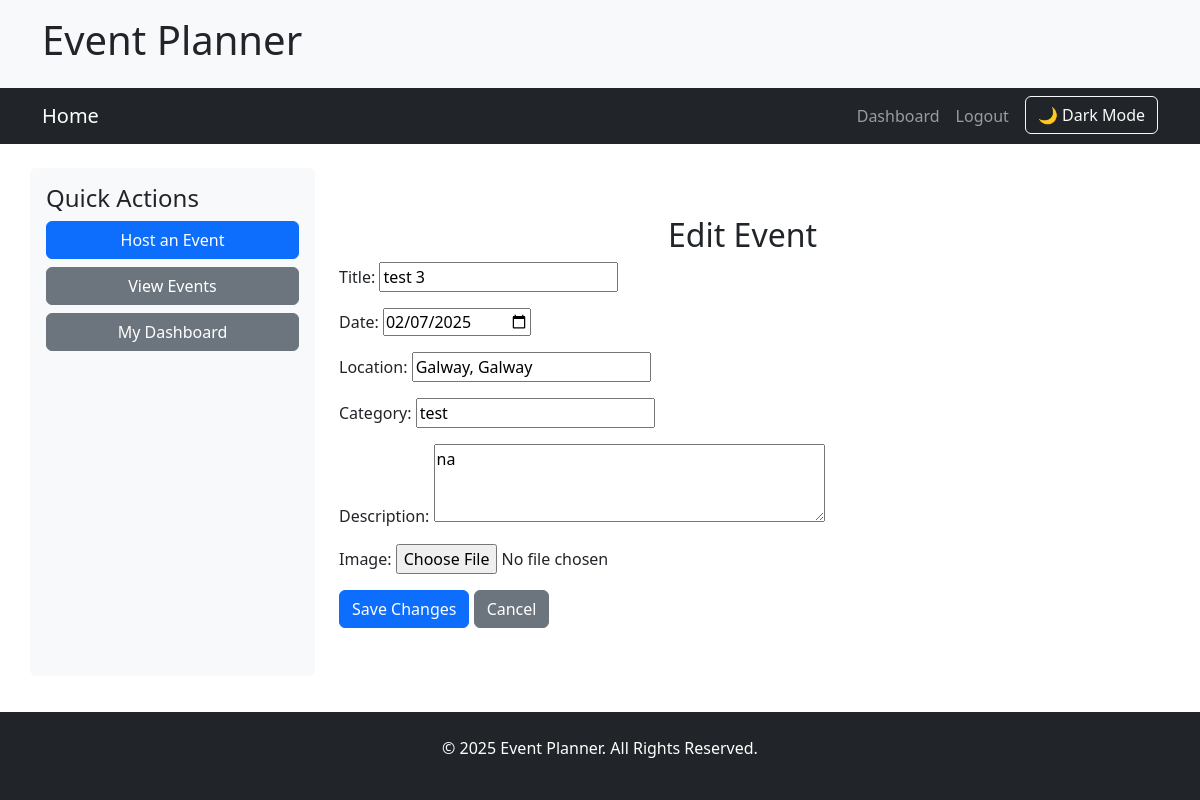
The app's page /events/2/edit/ (signed in) with its own data.
### planner_pro/models.py (models this page shows, shortened)
class Event(models.Model):
    title = models.CharField(max_length=200)
    date = models.DateTimeField()
    location = models.CharField(max_length=255)
    category = models.CharField(max_length=100)
    description = models.TextField()
    image = models.ImageField(upload_to='event_images/', blank=True, null=True)
    creator = models.ForeignKey(User, on_delete=models.CASCADE)
    is_published = models.BooleanField(default=True)  # For admin toggling

### planner_pro/views.py (the view)
# urls.py: path('events/<int:event_id>/edit/', views.edit_event, name='edit_event'),  # Event Edit
@login_required
def edit_event(request, event_id):
    event = get_object_or_404(Event, id=event_id)
    if request.user != event.creator and not request.user.is_superuser:
        messages.error(request, "You don't have permission to edit this event.")
        return redirect('event_detail', event_id=event.id)
    if request.method == 'POST':
        form = EventForm(request.POST, request.FILES, instance=event)
        if form.is_valid():
            form.save()
            messages.success(request, "Event updated successfully.")
            return redirect('event_detail', event_id=event.id)
    else:
        form = EventForm(instance=event)
    return render(request, 'edit_event.html', {'form': form, 'event': event})

### planner_pro/forms.py
class EventForm(forms.ModelForm):
    class Meta:
        model = Event
        fields = ['title', 'date', 'location', 'category', 'description', 'image']
        widgets = {
            'date': forms.DateInput(attrs={'type': 'date'}),
            'description': forms.Textarea(attrs={'rows': 3}),
        }

### templates/edit_event.html (shortened to what this page needs)
{% extends "base.html" %}
{% block content %}
<div class="container my-5">
    <h2 class="text-center">Edit Event</h2>
    <form method="POST" enctype="multipart/form-data">
        {{ form.as_p }}
        <button type="submit" class="btn btn-primary">Save Changes</button>
        <a href="{% url 'event_detail' event.id %}" class="btn btn-secondary">Cancel</a>
    </form>
</div>
{% endblock %}

### static/css/style.css (style rules this page uses)
body { display: flex; flex-direction: column; min-height: 100vh; margin: 0; }

### records on screen
Event: title "test 3", date "02/07/2025", location "Galway, Galway", category "test", description "na"
